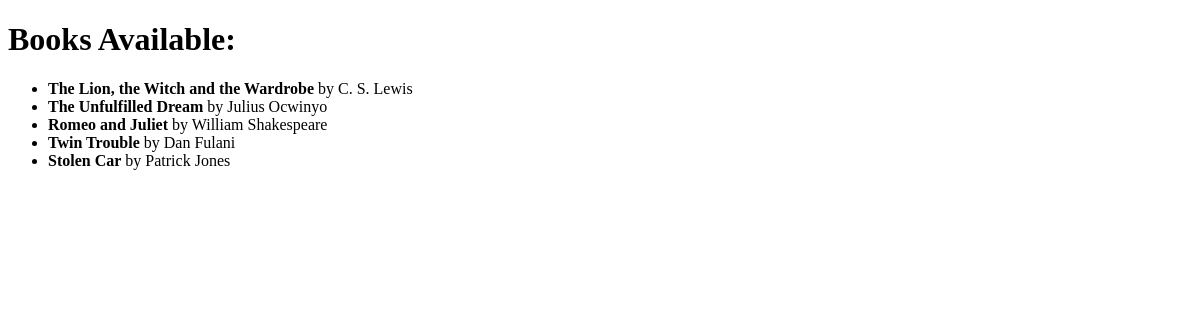
/books/, run on an earlier commit of the app's database.
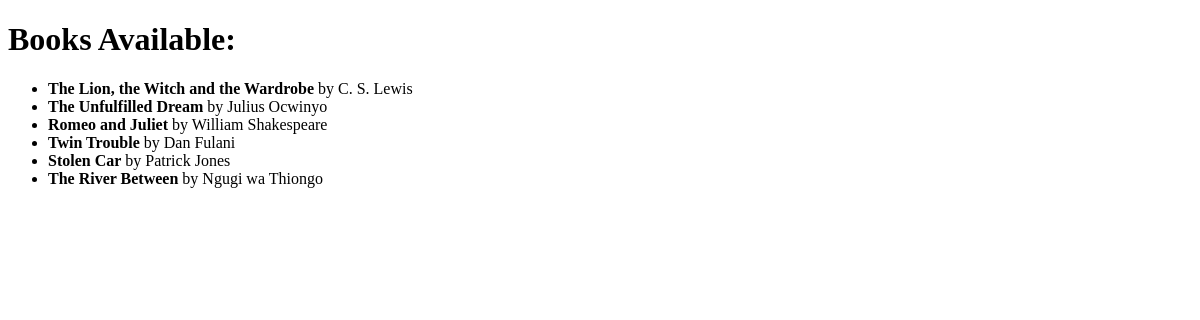
And on a later commit of the database.
### relationship_app/models.py (models this page shows, shortened)
class Book(models.Model):
  title = models.CharField(max_length = 50)
  author = models.ForeignKey(Author, on_delete = models.CASCADE, related_name = "books")

class Author(models.Model):
  name = models.CharField(max_length = 50)

### relationship_app/views.py (the view)
# urls.py: path("books/", list_books, name ='list_books'),
def list_books(request):
  books = Book.objects.all()
  context = {'books' : books}
  return render(request, 'relationship_app/list_books.html', context)

### relationship_app/templates/relationship_app/list_books.html (shortened to what this page needs)
<!DOCTYPE html>
<html lang="en">
<head>
</head>
<body>
    <h1>Books Available:</h1>
    <ul>
        {% for book in books %}
        <li><b>{{ book.title }}</b> by {{ book.author.name }}</li>
        {% endfor %}
    </ul>
</body>
</html>

What changed in the data, as far as the page shows it:
added Book: title "The River Between", author.name "Ngugi wa Thiongo"
